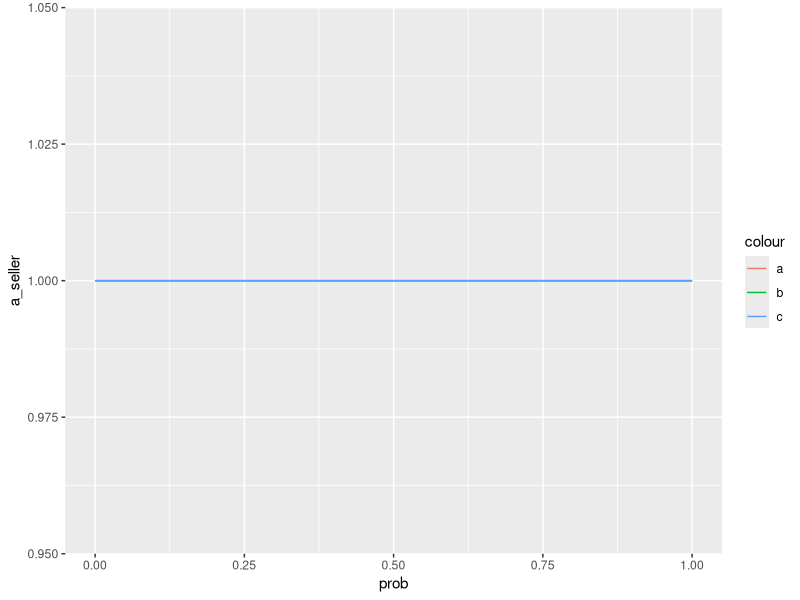
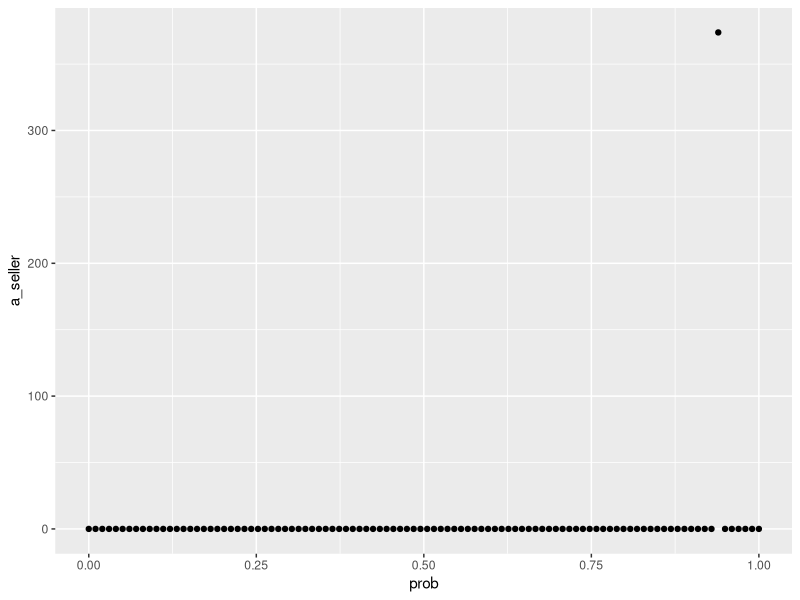
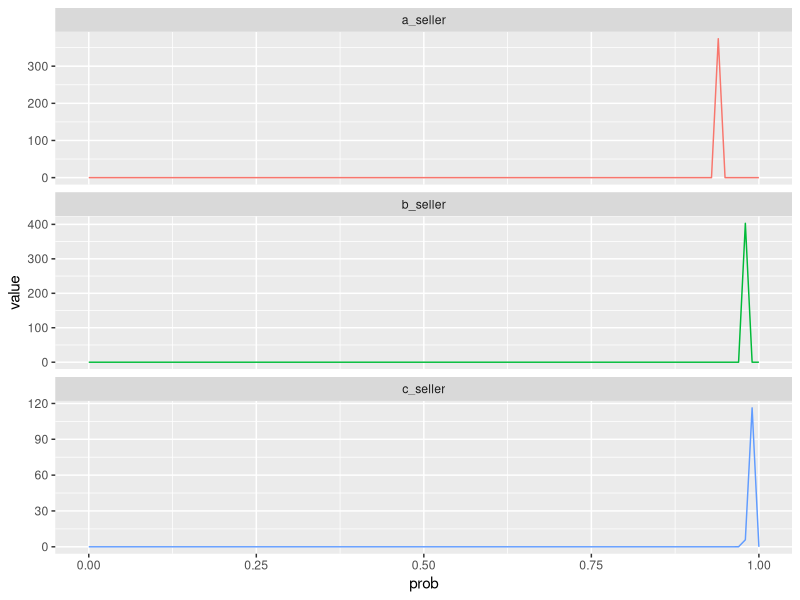
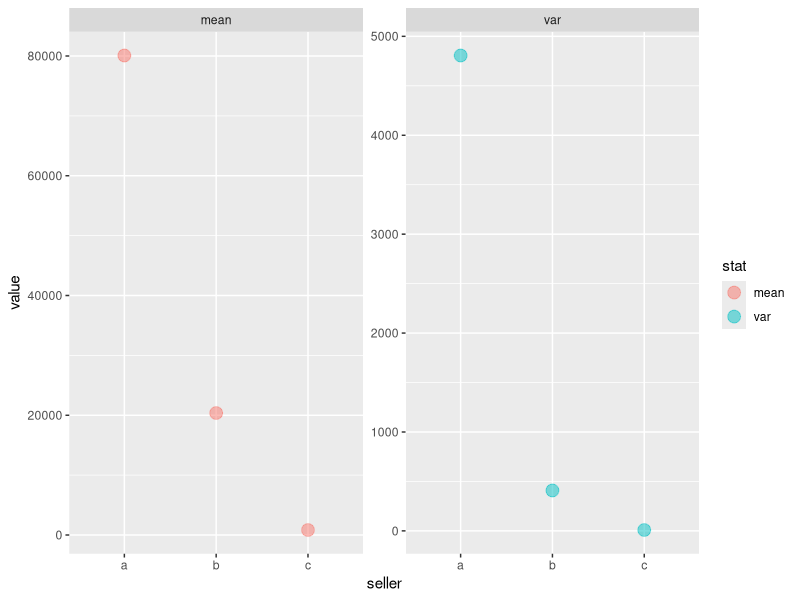

Generate these figures, in order, with R:
## ---- chunk 1
knitr::opts_chunk$set(echo = TRUE)

library(tidyverse)

## ---- chunk 2

a_pos <- round(85193 * 0.94)
a_neg <- 85193 - a_pos


b_pos <- round(20785 * 0.98)
b_neg <- 20785 - b_pos

c_pos <- round(840 * 0.99)
c_neg <- 840 - c_pos
## ---- chunk 3
#pri probabailty
seller_beta <- tibble(prob = seq(0, 1, length = 100)) %>% 
  mutate (a_seller = dbeta(prob, 1,1),
          b_seller = dbeta(prob, 1,1),
          c_seller = dbeta(prob, 1,1))

seller_beta %>%
  ggplot(aes(x=prob)) +
  geom_line(aes(y=a_seller, color="a")) +
  geom_line(aes(y=b_seller, color="b")) +
  geom_line(aes(y=c_seller, color="c")) 


## ---- chunk 4


seller_beta %>% 
  mutate (a_seller = dbeta(prob, a_pos+1,a_neg+1),
          b_seller = dbeta(prob, b_pos+1,b_neg+1),
          c_seller = dbeta(prob, c_pos+1,c_neg+1)) %>%
  ggplot(aes(prob, a_seller)) +
  geom_point()
  



seller_beta %>% 
  mutate (a_seller = dbeta(prob, a_pos+1,a_neg+1),
          b_seller = dbeta(prob, b_pos+1,b_neg+1),
          c_seller = dbeta(prob, c_pos+1,c_neg+1)) %>% 
  pivot_longer(cols=a_seller:c_seller, names_to = "seller") %>%
  ggplot(aes(x=prob, value, color=seller)) +
  geom_line() +
  facet_wrap(seller~., nrow=3, scales="free_y") +
  theme(legend.position = "none")



## ---- chunk 5

df <- tibble(
  a_mean = a_pos+1 /(a_pos+1 + a_neg+1 ),
  a_var = (a_pos+1)*(a_neg+1)/(a_pos+1+a_neg+1)^2*(a_pos+1 + a_neg+1 +1),
  b_mean = b_pos+1 /(b_pos+1 + b_neg+1 ),
  b_var = (b_pos+1)*(b_neg+1)/(b_pos+1+b_neg+1)^2*(b_pos+1 + b_neg+1 +1),
  c_mean = c_pos+1 /(c_pos+1 + c_neg+1 ),
  c_var = (c_pos+1)*(c_neg+1)/(c_pos+1+c_neg+1)^2*(c_pos+1 + c_neg+1 +1))


df %>%
  select(ends_with("mean")) %>%
  pivot_longer(cols=a_mean:c_mean, names_to = "stat") %>%
  arrange(desc(value))
  
options(scipen = 99)
  
df %>%
  select(ends_with("var")) %>%
  pivot_longer(cols=a_var:c_var, names_to = "stat") %>%
  arrange(desc(value)) 

  
## ---- chunk 6
by_seller <- df %>%
  pivot_longer(cols=everything(), 
               names_to = c("seller", "stat"), 
               names_pattern="(.*)_(.*)", 
               values_to="value") 

by_seller %>%
  ggplot(aes (seller, value, color=stat)) +
  geom_point(size = 4, alpha=0.5)  +facet_wrap(stat~., scale="free_y")
